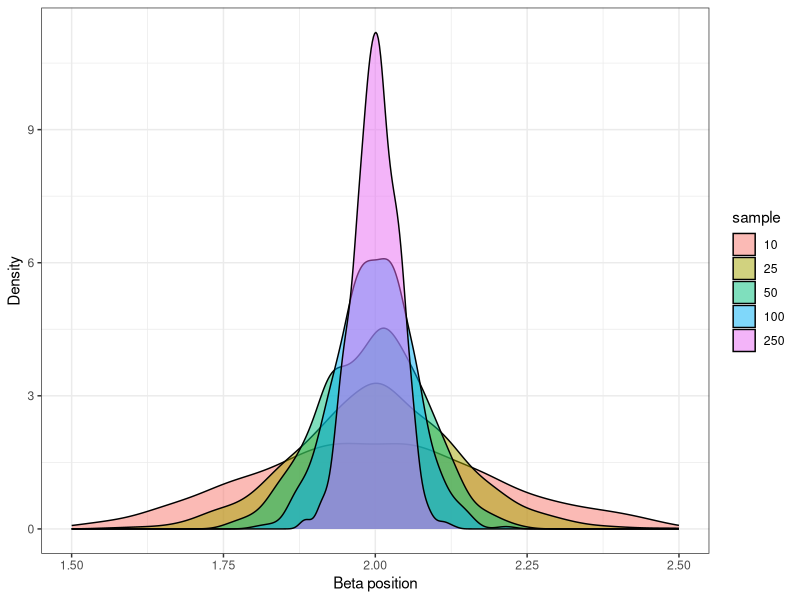
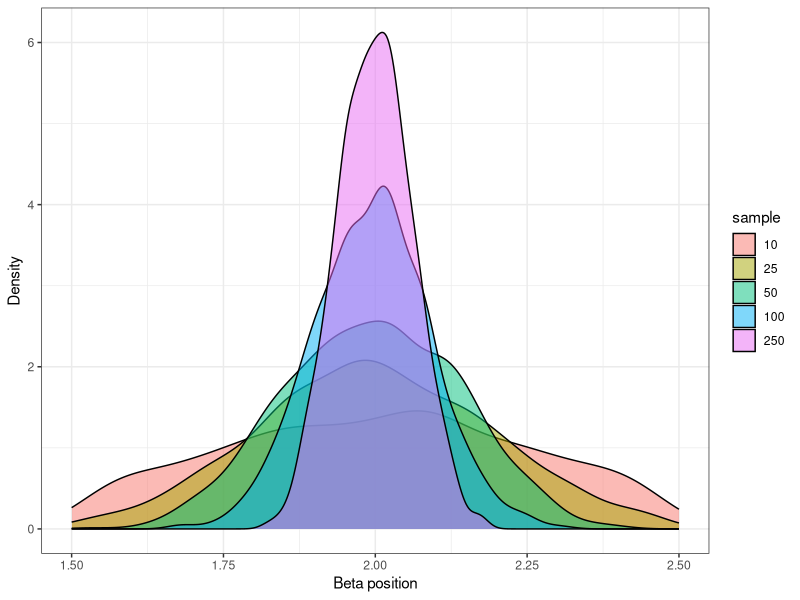
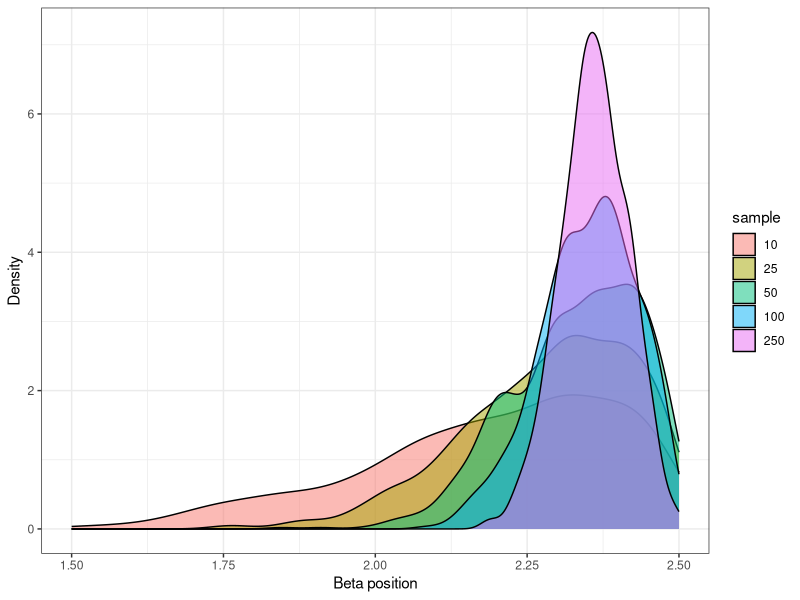
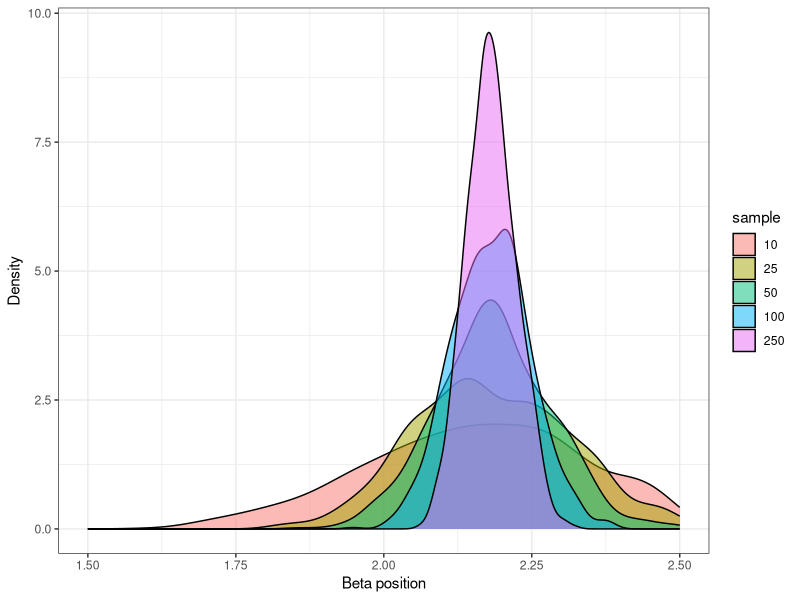
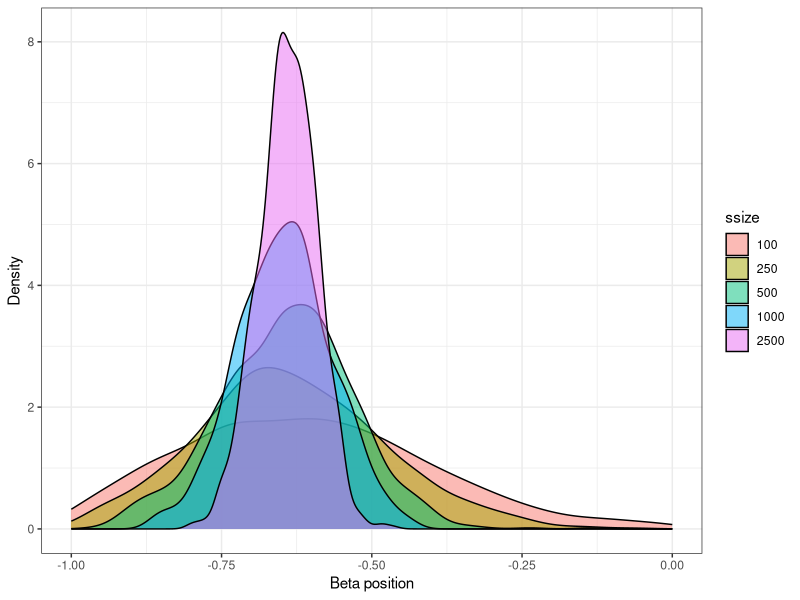
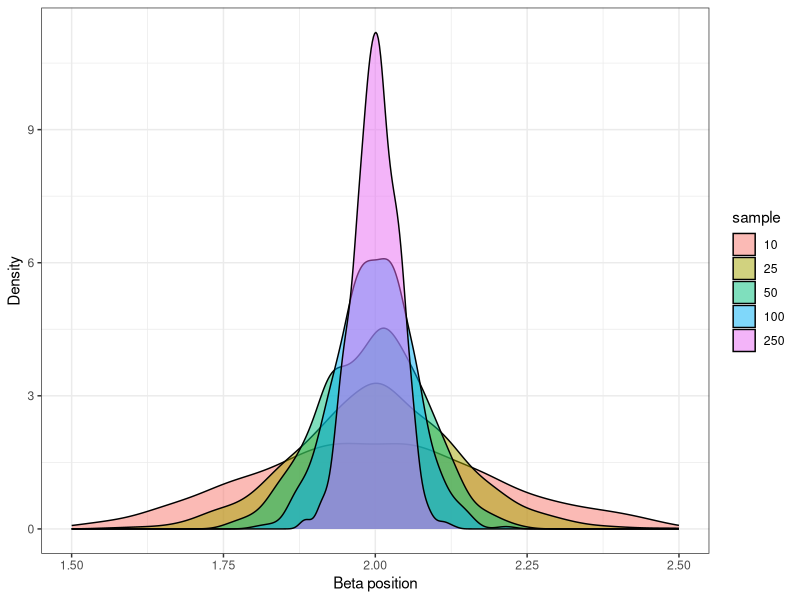
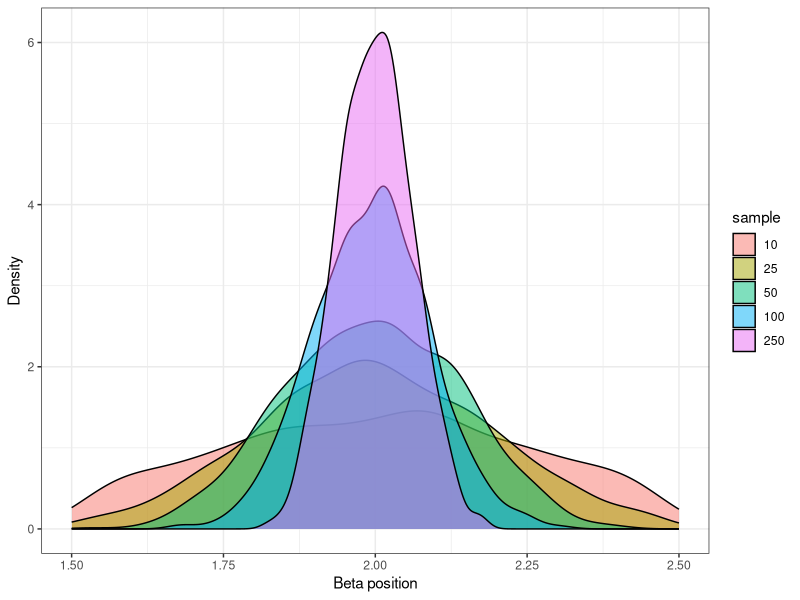
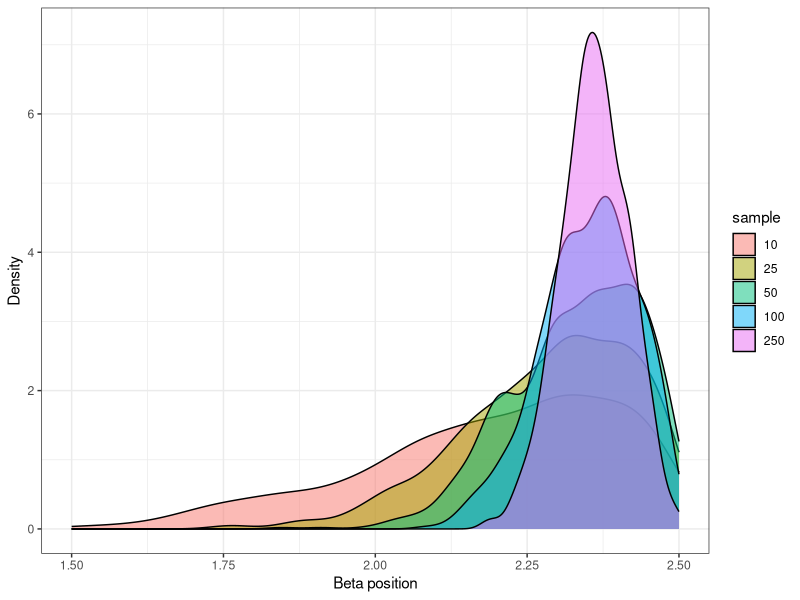

These charts were generated, in order, by the following R code:
##############################################
## Author:   Jason Parker
## Date:     2017-01-30
## Title:    mc2.1.R
## Purpose:  Demonstrate endogeneity using Monte Carlo
##############################################

rm(list=ls(all=TRUE))
library(ggplot2)
library(RColorBrewer)
simn  <- 1000 #repetitions

##############################################
## OLS without endogeneity
##############################################

## Define the data generating process
b0    <- 3
b1    <- 2
sig   <- 1.2
xmean <- 4
xsd   <- 2
outp <- matrix(data=0,simn*5,2)
rowcount <- 1

## Simulate
for (ns in 1:5) {
  if (ns == 1) {n <- 10}
  if (ns == 2) {n <- 25}
  if (ns == 3) {n <- 50}
  if (ns == 4) {n <- 100}
  if (ns == 5) {n <- 250}
  for (isim in 1:simn) {
    # create random data
    x             <- rnorm(n,mean=xmean,sd=xsd)
    e             <- rnorm(n,mean=0,sd=sig)
    y             <- b0 + b1*x + e
    
    # estimate the ols coefficients
    bhat          <- coef(lm(y~x))
    outp[rowcount,2]   <- bhat[2]
    outp[rowcount,1]   <- n
    rowcount = rowcount + 1
  }
}
outp <- data.frame(outp)
colnames(outp) <- c('sample','no_endo')
outp$sample <- as.factor(outp$sample)

plot_no_endo <- ggplot(outp,aes(no_endo,fill = sample)) +
  geom_density(position="identity",alpha=0.5) + 
  scale_x_continuous(name="Beta position",limits=c(1.5,2.5)) +
  scale_y_continuous(name="Density") + 
  theme_bw() + 
  scale_colour_brewer(palette="Accent")
  
plot_no_endo

##############################################
## OLS with an omitted variable (uncorrelated with x)
##############################################

## Define the data generating process
b0    <- 3
b1    <- 2
sig   <- 1.2
xmean <- 4
xsd   <- 2
# new vars
b2    <- 1
zmean <- 3
zsd   <- 1.5
outp$omit_uncorr <- rep(0,simn*5)
rowcount <- 1

## Simulate
for (ns in 1:5) {
  if (ns == 1) {n <- 10}
  if (ns == 2) {n <- 25}
  if (ns == 3) {n <- 50}
  if (ns == 4) {n <- 100}
  if (ns == 5) {n <- 250}
  for (isim in 1:simn) {
    # create random data
    x             <- rnorm(n,mean=xmean,sd=xsd)
    z             <- rnorm(n,mean=zmean,sd=zsd) #z independent of x so no problem
    e             <- rnorm(n,mean=0,sd=sig)
    y             <- b0 + b1*x + b2*z + e
    
    # estimate the ols coefficients WITHOUT INCLUDING z
    bhat          <- coef(lm(y~x)) # doesn't include z
    outp$omit_uncorr[rowcount]   <- bhat[2]
    rowcount = rowcount + 1
  }
}

plot_omit_uncorr <- ggplot(outp,aes(omit_uncorr,fill = sample)) +
  geom_density(position="identity",alpha=0.5) + 
  scale_x_continuous(name="Beta position",limits=c(1.5,2.5)) +
  scale_y_continuous(name="Density") + 
  theme_bw() + 
  scale_colour_brewer(palette="Accent")
plot_omit_uncorr


##############################################
## OLS with an omitted variable (CORRELATED with x)
##############################################

## Define the data generating process
b0    <- 3
b1    <- 2
b2    <- 1
sig   <- 1.2
xmean <- 4
xsd   <- 2
zmean <- 3
zsd   <- 1.5
xzsd  <- 1.25
outp$omit_corr <- rep(0,simn*5)
rowcount <- 1

## Simulate
for (ns in 1:5) {
  if (ns == 1) {n <- 10}
  if (ns == 2) {n <- 25}
  if (ns == 3) {n <- 50}
  if (ns == 4) {n <- 100}
  if (ns == 5) {n <- 250}
  coefs           <- rep(0,simn)
  for (isim in 1:simn) {
    # create random data
    w             <- rnorm(n,mean=0,sd=xzsd) #covariance between x and z
    x             <-  w + rnorm(n,mean=xmean,sd=sqrt(xsd*xsd-xzsd))
    z             <-  w + rnorm(n,mean=zmean,sd=sqrt(zsd*zsd-xzsd))
    e             <- rnorm(n,mean=0,sd=sig)
    y             <- b0 + b1*x + b2*z + e
    
    # estimate the ols coefficients WITHOUT INCLUDING z
    bhat          <- coef(lm(y~x)) # doesn't include z
    # bhat          <- coef(lm(y~x+z)) # includes z
    outp$omit_corr[rowcount]   <- bhat[2]
    rowcount = rowcount + 1
  }
}

plot_omit_corr <- ggplot(outp,aes(omit_corr,fill = sample)) +
  geom_density(position="identity",alpha=0.5) + 
  scale_x_continuous(name="Beta position",limits=c(1.5,2.5)) +
  scale_y_continuous(name="Density") + 
  theme_bw() + 
  scale_colour_brewer(palette="Accent")
plot_omit_corr

##############################################
## OLS with reverse regression
##############################################

## Define the data generating process
b0    <- 3
b1    <- 2
sig   <- 1.2
xmean <- 4
xsd   <- 2
outp$reverse <- rep(0,simn*5)
rowcount <- 1

## Simulate
for (ns in 1:5) {
  if (ns == 1) {n <- 10}
  if (ns == 2) {n <- 25}
  if (ns == 3) {n <- 50}
  if (ns == 4) {n <- 100}
  if (ns == 5) {n <- 250}
  coefs           <- rep(0,simn)
  for (isim in 1:simn) {
    # create random data
    x             <- rnorm(n,mean=xmean,sd=xsd)
    e             <- rnorm(n,mean=0,sd=sig)
    y             <- b0 + b1*x + e
    
    # estimate the ols coefficients BACKWARDS
    ahat          <- coef(lm(x~y))  #estimate the reverse regression
    bhat          <- c(-ahat[1],1)/ahat[2] #flip the model
    outp$reverse[rowcount]   <- bhat[2]
    rowcount = rowcount + 1
  }
}

plot_reverse <- ggplot(outp,aes(reverse,fill = sample)) +
  geom_density(position="identity",alpha=0.5) + 
  scale_x_continuous(name="Beta position",limits=c(1.5,2.5)) +
  scale_y_continuous(name="Density") + 
  theme_bw() + 
  scale_colour_brewer(palette="Accent")
plot_reverse

##############################################
## OLS with measurement error
##############################################

## Define the data generating process
b0    <- 3
b1    <- 2
sig   <- 1.2
xmean <- 4
xsd   <- 2
# new vars
exsd  <- 1
eysd  <- 2
outp$meas_error <- rep(0,simn*5)
rowcount <- 1

## Simulate
for (ns in 1:5) {
  if (ns == 1) {n <- 10}
  if (ns == 2) {n <- 25}
  if (ns == 3) {n <- 50}
  if (ns == 4) {n <- 100}
  if (ns == 5) {n <- 250}
  coefs           <- rep(0,simn)
  for (isim in 1:simn) {
    # create random data
    x             <- rnorm(n,mean=xmean,sd=xsd)
    e             <- rnorm(n,mean=0,sd=sig)
    y             <- b0 + b1*x + e
    
    # we don't observe x and y, we only have data on xstar and ystar
    xstar         <- x + rnorm(n,mean=0,sd=exsd)
    ystar         <- y + rnorm(n,mean=0,sd=eysd)
    
    # estimate the ols coefficients using the measured (with error) x and y
    bhat          <- coef(lm(ystar~xstar))
    outp$meas_error[rowcount]   <- bhat[2]
    rowcount = rowcount + 1
  }
}

plot_meas_error <- ggplot(outp,aes(meas_error,fill = sample)) +
  geom_density(position="identity",alpha=0.5) + 
  scale_x_continuous(name="Beta position",limits=c(1.5,2.5)) +
  scale_y_continuous(name="Density") + 
  theme_bw() + 
  scale_colour_brewer(palette="Accent")


##############################################
## Measurement error in bwght
##############################################

outp$bwght <- rep(0,simn*5)
outp$ssize <- rep(0,simn*5)
rowcount <- 1

for (ns in 1:5) {
  if (ns == 1) {n <- 100}
  if (ns == 2) {n <- 250}
  if (ns == 3) {n <- 500}
  if (ns == 4) {n <- 1000}
  if (ns == 5) {n <- 2500}
  coefs           <- rep(0,simn)
  for (isim in 1:simn) {
    # create random data
    smokes        <- as.numeric(runif(n)>0.9)
    cigs          <- smokes*runif(n,min=0,max=9)^2
    bwght         <- cigs*-0.5+rnorm(n,mean=120,sd=20)
    cigs_star     <- cigs*runif(n,min=0.5,max=1)
    
    # estimate the ols coefficients using the measured (with error) x and y
    bhat          <- coef(lm(bwght~cigs_star))
    outp$bwght[rowcount]   <- bhat[2]
    outp$ssize[rowcount]   <- n
    rowcount <- rowcount + 1
  }
}
outp$ssize <- as.factor(outp$ssize)


plot_bwght <- ggplot(outp,aes(bwght,fill = ssize)) +
  geom_density(position="identity",alpha=0.5) + 
  scale_x_continuous(name="Beta position",limits=c(-1,0)) +
  scale_y_continuous(name="Density") + 
  theme_bw() + 
  scale_colour_brewer(palette="Accent")
plot_bwght

mean(outp$bwght)
factor <- mean(outp$bwght)
factor <- (factor+0.5)/-0.5
factor <- factor + 1
-0.5/factor

#############
## Plots
#############

plot_no_endo
plot_omit_uncorr
plot_omit_corr
plot_reverse
plot_meas_error

plot_bwght
